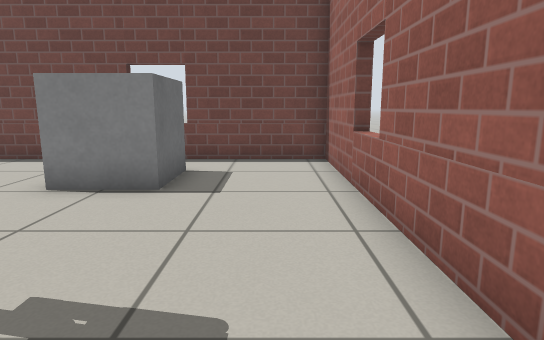
[1] (above)

21 first-person views from a walk through a Gazebo world. The camera is 0.72 m above the floor, tilts 10° down and sees 75° across. The floor is counted in squares, 0.5 m on a side. Each view is taken from the middle of a square. On the plan, view 1 faces up. The plan holds only what a view shows up to about 15 squares ahead; the rest is blank. Simple patterns stand in for the simulator's built-in surfaces.

[2]
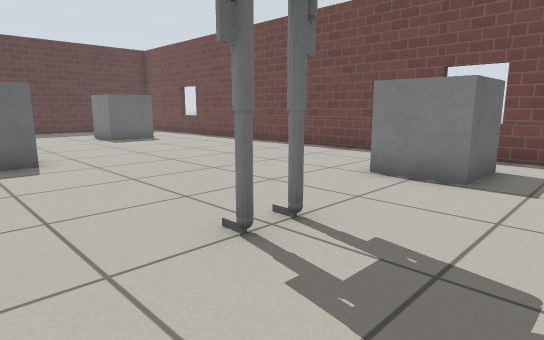

[3]
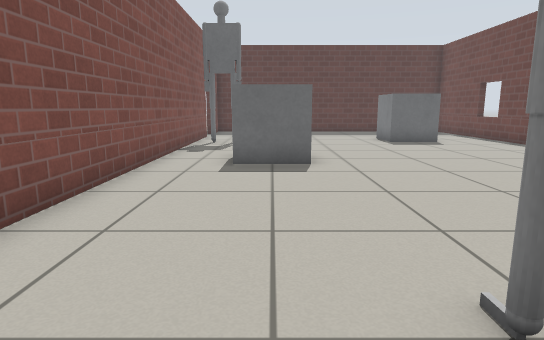

[4]
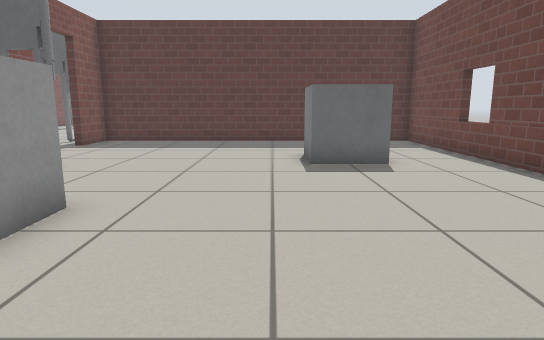

[5]
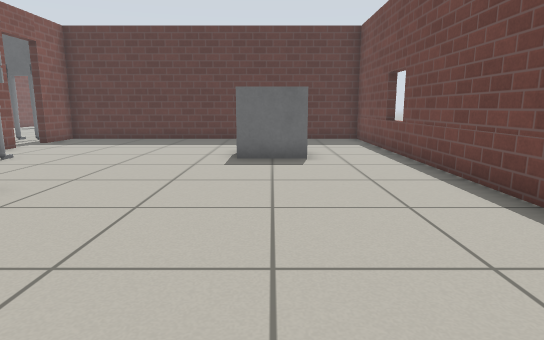

[6]
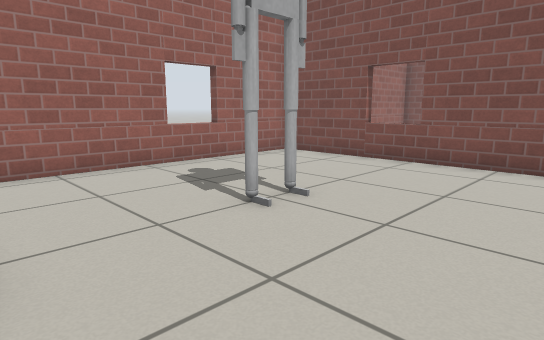

[7]
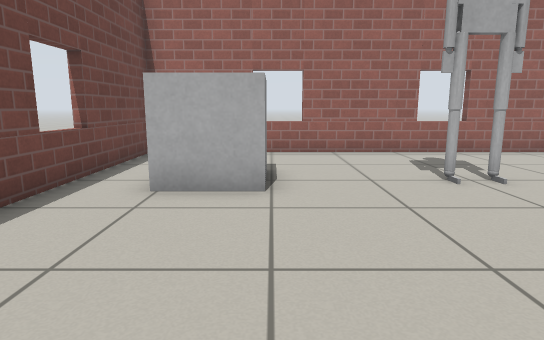

[8]
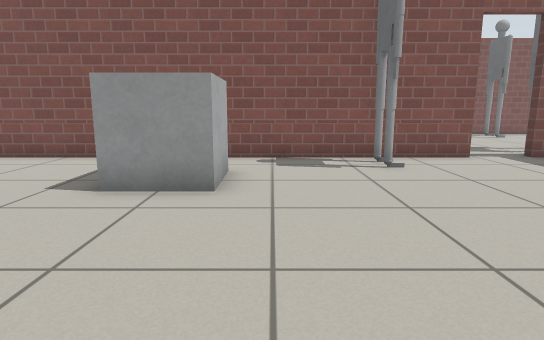

[9]
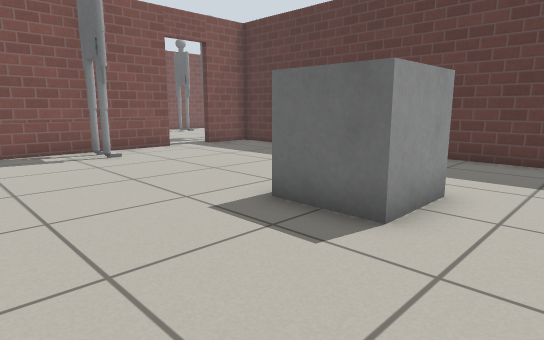

[10]
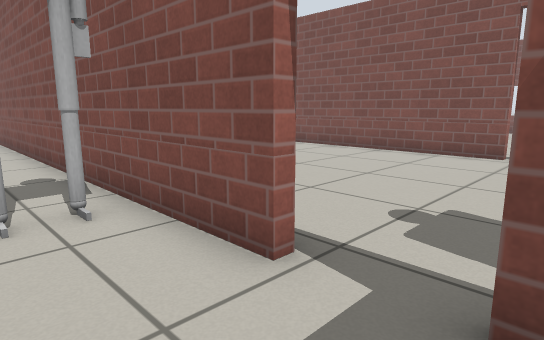

[11]
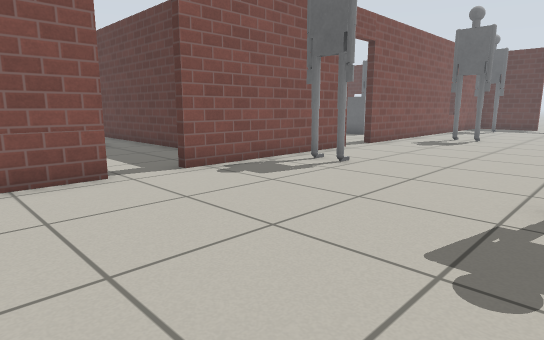

[12]
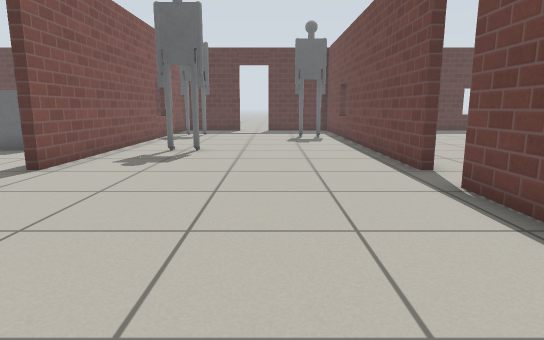

[13]
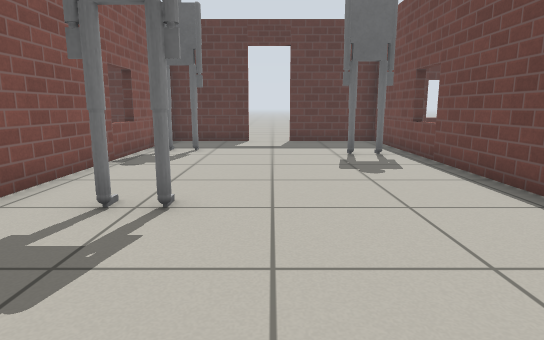

[14]
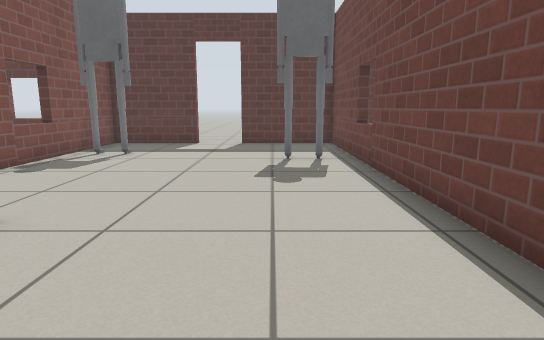

[15]
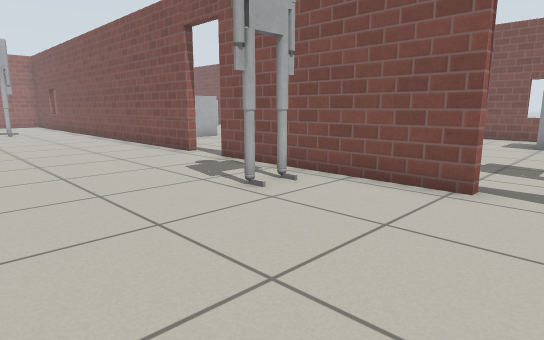

[16]
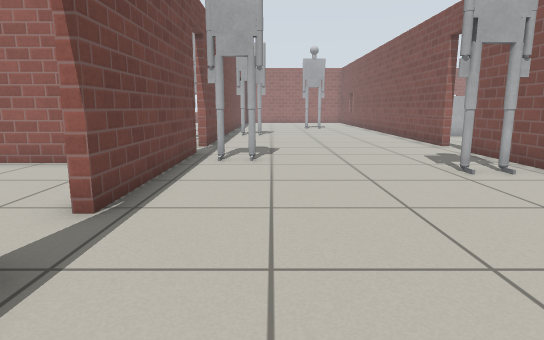

[17]
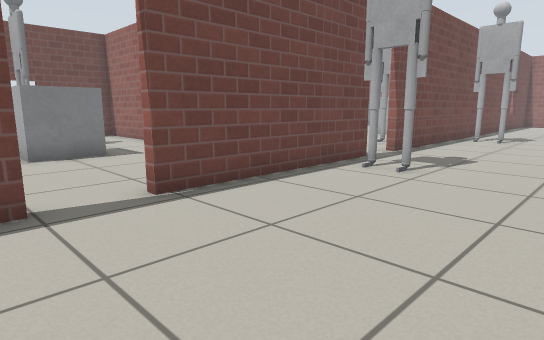

[18]
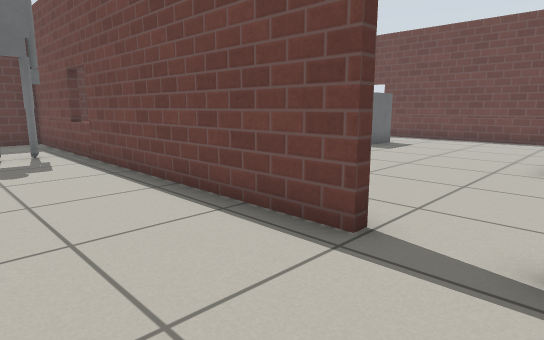

[19]
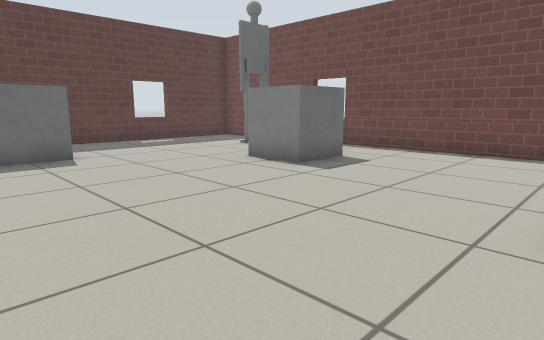

[20]
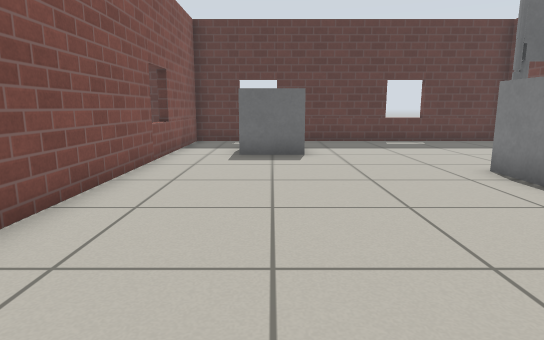

[21]
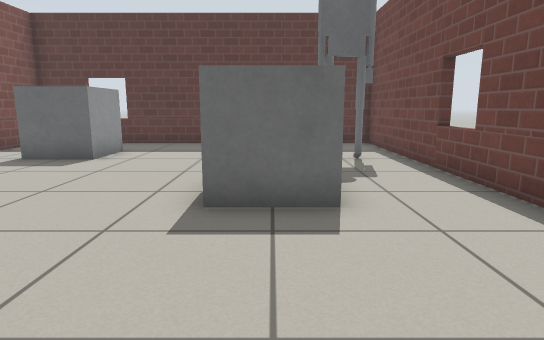

### Floor plan
Ten units are one square. View 1 is at (0, 0); x grows to the right and y downward. Boxes are objects, and circles mark ways between rooms. Rooms are numbered by the first view taken in them; rooms with no view inside come last. Other rooms are left out.
<svg viewBox="-442 -105 462 237">
<path fill="none" stroke="#000" d="M-189 33 11 33M15 33 15 -100 -225 -100 -225 33 -206 33M-206 36 -274 36M-188 124 -110 124M-136 36 -189 36M-274 124 -204 124M-291 36 -434 36 -434 72M-434 90 -434 124 -290 124M-291 -100 -434 -100 -434 33 -320 33M-228 7 -228 -11"/>
<rect x="-185" y="-75" width="30" height="30" fill="#bbb"><title>grey box</title></rect>
<rect x="-165" y="5" width="10" height="20" fill="#bbb"><title>other object</title></rect>
<rect x="-125" y="-15" width="30" height="30" fill="#bbb"><title>grey box</title></rect>
<rect x="-45" y="-85" width="30" height="30" fill="#bbb"><title>grey box</title></rect>
<rect x="-35" y="-35" width="10" height="30" fill="#bbb"><title>other object</title></rect>
<rect x="-405" y="95" width="10" height="20" fill="#bbb"><title>other object</title></rect>
<rect x="-395" y="45" width="10" height="20" fill="#bbb"><title>other object</title></rect>
<rect x="-335" y="85" width="10" height="30" fill="#bbb"><title>other object</title></rect>
<rect x="-245" y="95" width="10" height="20" fill="#bbb"><title>other object</title></rect>
<rect x="-225" y="35" width="10" height="30" fill="#bbb"><title>other object</title></rect>
<rect x="-135" y="35" width="10" height="30" fill="#bbb"><title>other object</title></rect>
<rect x="-415" y="-15" width="30" height="30" fill="#bbb"><title>grey box</title></rect>
<rect x="-395" y="-95" width="10" height="30" fill="#bbb"><title>other object</title></rect>
<rect x="-365" y="-75" width="30" height="30" fill="#bbb"><title>grey box</title></rect>
<rect x="-285" y="-35" width="30" height="20" fill="#bbb"><title>grey box</title></rect>
<rect x="-275" y="-85" width="10" height="30" fill="#bbb"><title>other object</title></rect>
<circle cx="-197" cy="33" r="3" fill="#2a7"/>
<circle cx="-283" cy="33" r="3" fill="#2a7"/>
<text x="-100" y="-40">1</text>
<text x="-200" y="80">2</text>
<text x="-330" y="-40">3</text>
</svg>
Room 1 opens to room 2. Room 2 opens to room 3.

Where each view was taken, in squares from view 1:
view 1: 0 up, 0 right, facing up
view 2: 1 down, 0 right, facing up-left
view 3: 0 up, 1 left, facing left
view 4: 4 up, 7 left, facing left
view 5: 6 up, 6 left, facing left
view 6: 6 up, 7 left, facing down-right
view 7: 6 up, 10 left, facing right
view 8: 7 up, 13 left, facing down
view 9: 9 up, 12 left, facing down-left
view 10: 1 down, 21 left, facing down-right
view 11: 5 down, 16 left, facing down-left
view 12: 7 down, 21 left, facing left
view 13: 8 down, 28 left, facing left
view 14: 6 down, 29 left, facing left
view 15: 6 down, 29 left, facing down-right
view 16: 6 down, 32 left, facing right
view 17: 9 down, 30 left, facing up-right
view 18: 7 down, 27 left, facing up-left
view 19: 2 down, 28 left, facing up-left
view 20: 0 up, 28 left, facing left
view 21: 6 up, 29 left, facing left
